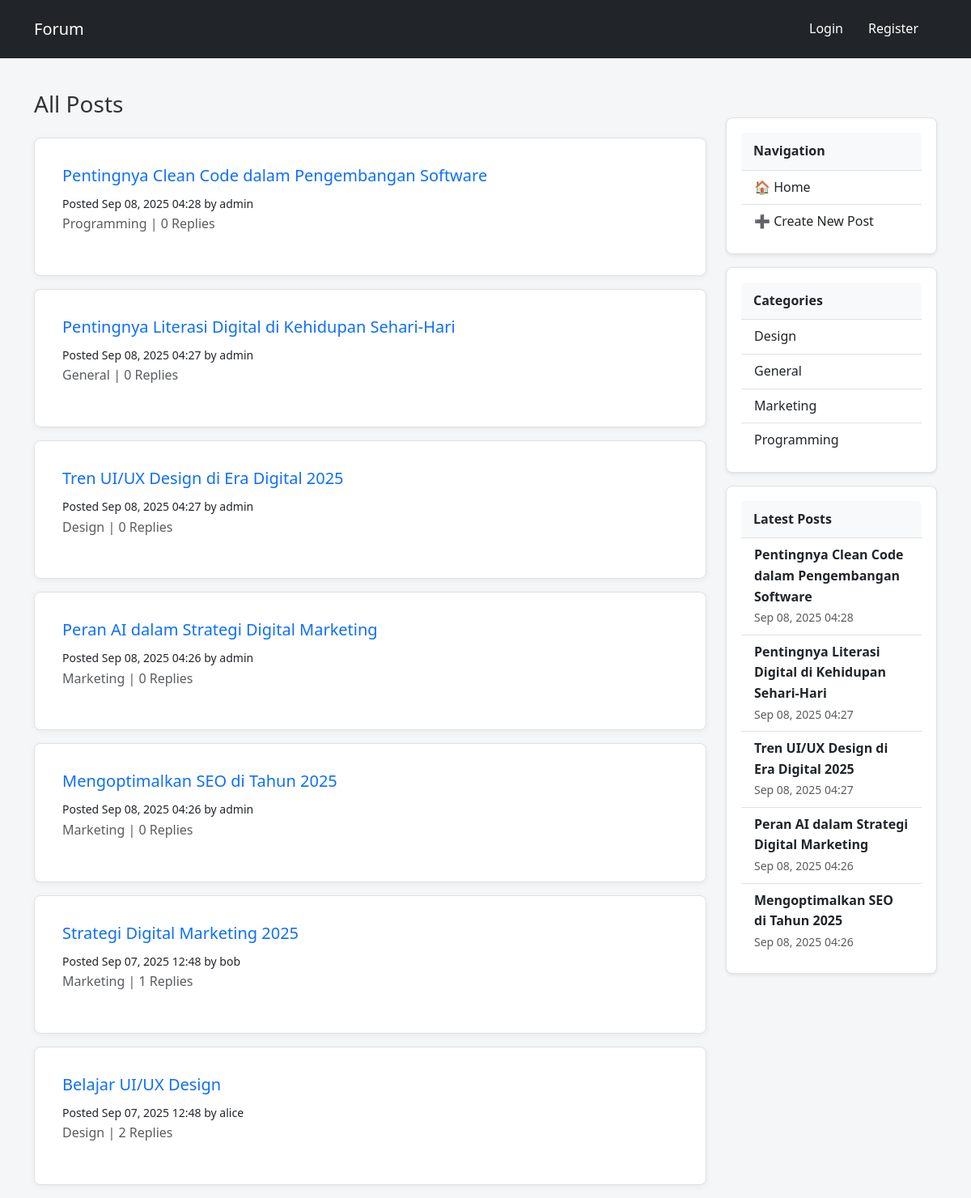
The page / on the database its author committed.
### tables this page shows
CREATE TABLE `posts` (
  `id` int(11) NOT NULL,
  `title` varchar(255) NOT NULL,
  `content` text NOT NULL,
  `user_id` int(11) NOT NULL,
  `category_id` int(11) NOT NULL,
  `created_at` timestamp NOT NULL DEFAULT current_timestamp()
);

CREATE TABLE `users` (
  `id` int(11) NOT NULL,
  `username` varchar(50) NOT NULL,
  `email` varchar(100) NOT NULL,
  `password` varchar(255) NOT NULL,
  `created_at` timestamp NOT NULL DEFAULT current_timestamp()
);

CREATE TABLE `categories` (
  `id` int(11) NOT NULL,
  `name` varchar(100) NOT NULL
);

### index.php (the view, shortened to what this page needs)
<?php
    require 'includes/header.php';
    require 'config/config.php';
    $query = $conn->query("
        SELECT p.id, p.title, p.created_at, u.username, c.name AS category,
        COUNT(cm.id) AS comment_count
        FROM posts p
        JOIN users u ON p.user_id = u.id
        JOIN categories c ON p.category_id = c.id
        LEFT JOIN comments cm ON p.id = cm.post_id
        GROUP BY p.id, p.title, p.created_at, u.username, c.name
        ORDER BY p.created_at DESC
    ");
    $posts = $query->fetchAll(PDO::FETCH_OBJ);
?>
<div class="col-lg-9 mt-4">
    <div class="d-flex justify-content-between align-items-center mb-3">
        <h3>All Posts</h3>
    </div>
    <?php foreach ($posts as $post): ?>
        <div class="card mb-3">
            <div class="card-body">
                <h5><a href="single.php?id=<?= $post->id ?>" class="text-primary"><?= htmlspecialchars($post->title) ?></a></h5>
                <small>Posted <?= date("M d, Y H:i", strtotime($post->created_at)) ?> by <?= htmlspecialchars($post->username) ?></small>
                <p class="text-muted"><?= htmlspecialchars($post->category) ?> | <?= $post->comment_count ?> Replies</p>
            </div>
        </div>
    <?php endforeach; ?>
</div>
<?php require 'includes/sidebar.php'; ?>
<?php require 'includes/footer.php'; ?>

### includes/header.php (shortened to what this page needs)
<!DOCTYPE html>
<html lang="en">
<head>
    <link href="https://cdn.jsdelivr.net/npm/bootstrap@5.3.0/dist/css/bootstrap.min.css" rel="stylesheet">
    <link href="/forum/style.css" rel="stylesheet">
</head>
<body>
<nav class="navbar navbar-expand-lg navbar-dark bg-dark">
    <div class="container-sm">
        <a class="navbar-brand" href="/forum/index.php">Forum</a>
        <div>
            <ul class="navbar-nav ms-auto">
                <?php if (!isset($_SESSION['user_id'])): ?>
                    <li class="nav-item"><a class="nav-link" href="/forum/auth/login.php">Login</a></li>
                    <li class="nav-item"><a class="nav-link" href="/forum/auth/register.php">Register</a></li>
                <?php else: ?>
                    <li class="nav-item"><a class="nav-link" href="/forum/create-post.php">Create Post</a></li>
                    <li class="nav-item"><a class="nav-link" href="/forum/auth/logout.php">Logout (<?= htmlspecialchars($_SESSION['username']) ?>)</a></li>
                <?php endif; ?>
            </ul>
        </div>
    </div>
</nav>
<div class="container-sm mt-3">
  <div class="row">

### includes/sidebar.php
<?php
$categories = $conn->query("SELECT * FROM categories ORDER BY name ASC")->fetchAll(PDO::FETCH_OBJ);
$latest = $conn->query("SELECT id, title, created_at FROM posts ORDER BY created_at DESC LIMIT 5")->fetchAll(PDO::FETCH_OBJ);
?>
<div class="col-lg-3" style="margin-top: 57px;">
    <div class="card mb-3 shadow-sm">
        <div class="card-header fw-bold">Navigation</div>
        <div class="list-group list-group-flush">
            <a href="index.php" class="list-group-item list-group-item-action">🏠 Home</a>
            <a href="create-post.php" class="list-group-item list-group-item-action">➕ Create New Post</a>
        </div>
    </div>
    <div class="card mb-3 shadow-sm">
        <div class="card-header fw-bold">Categories</div>
        <div class="list-group list-group-flush">
            <?php if (count($categories) > 0): ?>
                <?php foreach ($categories as $cat): ?>
                    <a href="index.php?category=<?= $cat->id ?>" class="list-group-item list-group-item-action">
                        <?= htmlspecialchars($cat->name) ?>
                    </a>
                <?php endforeach; ?>
            <?php else: ?>
                <div class="p-3 text-muted">No categories available.</div>
            <?php endif; ?>
        </div>
    </div>
    <div class="card shadow-sm">
        <div class="card-header fw-bold">Latest Posts</div>
        <div class="list-group list-group-flush">
            <?php if (count($latest) > 0): ?>
                <?php foreach ($latest as $row): ?>
                    <a href="single.php?id=<?= $row->id ?>" class="list-group-item list-group-item-action">
                        <div class="fw-semibold"><?= htmlspecialchars($row->title) ?></div>
                        <small class="text-muted"><?= date("M d, Y H:i", strtotime($row->created_at)) ?></small>
                    </a>
                <?php endforeach; ?>
            <?php else: ?>
                <div class="p-3 text-muted">No posts yet.</div>
            <?php endif; ?>
        </div>
    </div>
</div>

### includes/footer.php (shortened to what this page needs)
    </div>
</div>
</body>
</html>

### style.css (style rules this page uses)
* { margin: 0; padding: 0; box-sizing: border-box; }
body { font-family: 'Segoe UI', Tahoma, Geneva, Verdana, sans-serif; font-size: 16px; background-color: #f5f6f8; color: #333; line-height: 1.6; }
a { text-decoration: none; color: #007bff; transition: color 0.2s ease; }
.navbar { background: #343a40; padding: 15px 20px; }
.navbar a { color: #fff; margin-right: 15px; font-weight: 500; }
.card { background: #fff; border: 1px solid #e0e0e0; border-radius: 8px; margin-bottom: 20px; padding: 18px; box-shadow: 0 2px 8px rgba(0, 0, 0, 0.05); transition: all 0.25s ease-in-out; }
.card h5 { margin-bottom: 10px; font-size: 20px; color: #007bff; }
.card-header { background: #f8f9fa; font-weight: 600; border-bottom: 1px solid #e0e0e0; padding: 10px 15px; border-radius: 8px 8px 0 0; }

### rows shown on the page
posts: title "Pentingnya Clean Code dalam Pengembangan Software", created_at "Sep 08, 2025 04:28", user.username "admin", category.name "Programming", comment_count "0"
posts: title "Pentingnya Literasi Digital di Kehidupan Sehari-Hari", created_at "Sep 08, 2025 04:27", user.username "admin", category.name "General", comment_count "0"
posts: title "Tren UI/UX Design di Era Digital 2025", created_at "Sep 08, 2025 04:27", user.username "admin", category.name "Design", comment_count "0"
posts: title "Peran AI dalam Strategi Digital Marketing", created_at "Sep 08, 2025 04:26", user.username "admin", category.name "Marketing", comment_count "0"
posts: title "Mengoptimalkan SEO di Tahun 2025", created_at "Sep 08, 2025 04:26", user.username "admin", category.name "Marketing", comment_count "0"
posts: title "Strategi Digital Marketing 2025", created_at "Sep 07, 2025 12:48", user.username "bob", category.name "Marketing", comment_count "1"
posts: title "Belajar UI/UX Design", created_at "Sep 07, 2025 12:48", user.username "alice", category.name "Design", comment_count "2"
categories: name "Design"
categories: name "General"
categories: name "Marketing"
categories: name "Programming"
